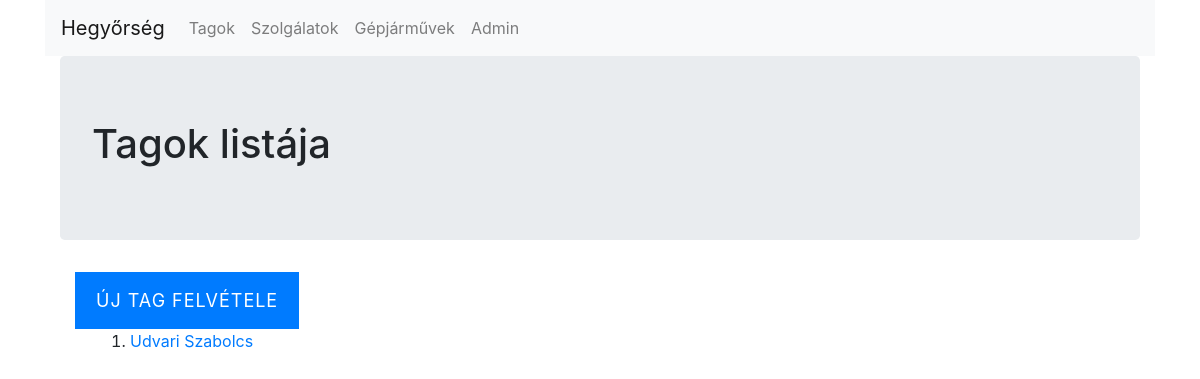
Before: /time_sheet/member_list/ with the older database file.
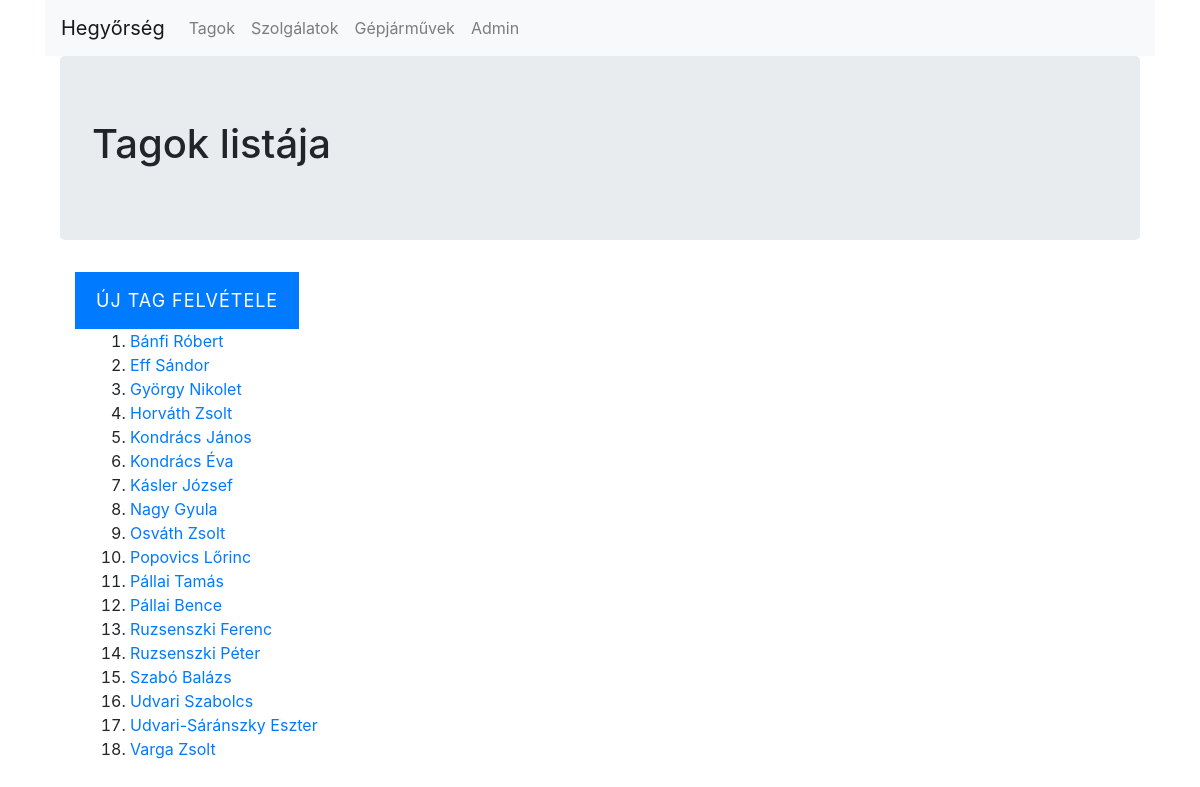
After: the same page with the newer database file.
### time_sheet/models.py (models this page shows, shortened)
class Member(models.Model):
    last_name = models.CharField(max_length=256, verbose_name= ('Vezetéknév'))
    first_name = models.CharField(max_length=256, verbose_name= ('Keresztnév'))
    id_number = models.CharField(max_length=20, blank=True, null=True, verbose_name= ('Igazolvány szám'))
    pmpsz_number = models.CharField(max_length=8, unique=True, blank=True, null=True, verbose_name= ('PMPSZ azonosító'))
    young = models.BooleanField(default=False, verbose_name= ('Ifjú polgárőr'))
    dog = models.BooleanField(default=False, verbose_name= ('Kutyás polgárőr'))
    motor = models.BooleanField(default=False, verbose_name= ('Motoros polgárőr'))
    reg_date = models.DateTimeField(default=timezone.now)
    active = models.BooleanField(default=True, verbose_name= ('Aktív tag'))
    class Meta():
        unique_together = ('first_name', 'last_name')

### time_sheet/views.py (the view)
# urls.py: path('member_list/',views.MemberList.as_view(), name='member_list'),
class MemberList(ListView):
    model = models.Member
    ordering = ['last_name']

### time_sheet/templates/time_sheet/member_list.html (shortened to what this page needs)
{% extends 'base.html' %}
{% block content_block %}
<div class='jumbotron'>
  <h1>Tagok listája</h1>
</div>
<div class="container">
<a href="{% url 'time_sheet:member_create' %}" class="btn btn-primary">Új Tag felvétele</a>
  <div class="container member-list">
<ol>
  {% for member in member_list %}
  <li><a href="{% url 'time_sheet:member_detail' pk=member.pk %}"> {{member.last_name}} {{member.first_name}}</a></li>
  {% endfor %}
</ol>
</div>
</div>
{% endblock %}

### templates/base.html (shortened to what this page needs)
<!DOCTYPE html>
{% load static %}
{% load bootstrap4 %}
<html lang="hu" dir="ltr">
<head>
  {% bootstrap_css %}
    <link href="https://stackpath.bootstrapcdn.com/font-awesome/4.7.0/css/font-awesome.min.css" rel="stylesheet">
    <link rel="stylesheet" href="https://code.jquery.com/ui/1.12.1/themes/base/jquery-ui.css">
  <link rel="stylesheet" href="{% static 'css/master.css' %}">
</head>
<body>
  <div class="container">
    <nav class="navbar navbar-expand-lg navbar-light bg-light">
  <a class="navbar-brand" href={% url 'home' %}>Hegyőrség</a>
  <div class="collapse navbar-collapse" id="navbarSupportedContent">
    <ul class="navbar-nav mr-auto">
      <li class="nav-item">
        <a class="nav-link" href="{% url 'time_sheet:member_list' %}">Tagok <span class="sr-only">(current)</span></a>
      </li>
      <li class="nav-item">
        <a class="nav-link" href="{% url 'time_sheet:duty_list' %}">Szolgálatok</a>
      </li>
      <li class="nav-item">
        <a class="nav-link" href="{% url 'time_sheet:car_list' %}">Gépjárművek</a>
      </li>
      <li class="nav-item">
        <a class="nav-link" href="{% url 'admin:index' %}">Admin</a>
      </li>
    </ul>
</nav>
    <div class="content container mycontainer">
      {% block content_block %}{% endblock %}
    </div>
  </body>
  </html>

### static/css/master.css (style rules this page uses)
.btn-primary { border-radius: 0px; text-decoration: none; padding: 15px 20px; font-size: 18px; line-height: 25px; text-transform: uppercase; letter-spacing: 1px; -webkit-transition: all .4s ease-in-out; -moz-transition: all .4s ease-in-out; -ms-transition: all .4s ease-in-out; -o-transition: all .4s ease-in-out; transition: all .4s ease-in-out; }

Changed rows visible on the page:
added Member: last_name "Bánfi", first_name "Róbert"
added Member: last_name "Eff", first_name "Sándor"
added Member: last_name "György", first_name "Nikolet"
added Member: last_name "Horváth", first_name "Zsolt"
added Member: last_name "Kondrács", first_name "János"
added Member: last_name "Kondrács", first_name "Éva"
added Member: last_name "Kásler", first_name "József"
added Member: last_name "Nagy", first_name "Gyula"
added Member: last_name "Osváth", first_name "Zsolt"
added Member: last_name "Popovics", first_name "Lőrinc"
added Member: last_name "Pállai", first_name "Tamás"
added Member: last_name "Pállai", first_name "Bence"
added Member: last_name "Ruzsenszki", first_name "Ferenc"
added Member: last_name "Ruzsenszki", first_name "Péter"
added Member: last_name "Szabó", first_name "Balázs"
added Member: last_name "Udvari-Sáránszky", first_name "Eszter"
added Member: last_name "Varga", first_name "Zsolt"
